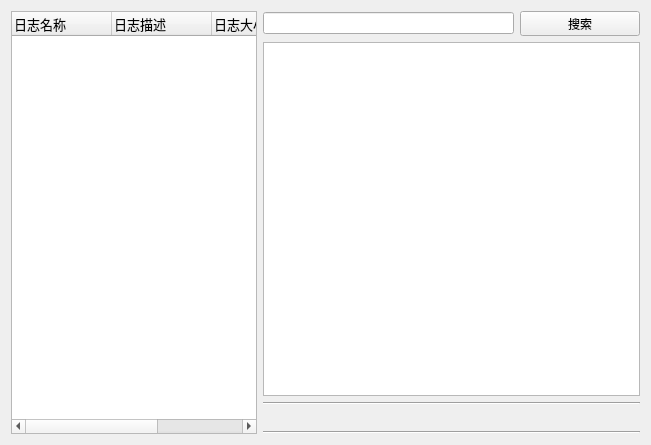
<?xml version="1.0" encoding="UTF-8"?>
<ui version="4.0">
 <class>FormLog</class>
 <widget class="QWidget" name="FormLog">
  <property name="geometry">
   <rect>
    <x>0</x>
    <y>0</y>
    <width>651</width>
    <height>445</height>
   </rect>
  </property>
  <property name="windowTitle">
   <string>日志查看</string>
  </property>
  <property name="autoFillBackground">
   <bool>true</bool>
  </property>
  <layout class="QGridLayout" name="gridLayout" columnstretch="2,1,1,1">
   <property name="sizeConstraint">
    <enum>QLayout::SetDefaultConstraint</enum>
   </property>
   <item row="0" column="0" rowspan="5">
    <widget class="QTreeWidget" name="treeWidget_log">
     <property name="font">
      <font>
       <pointsize>10</pointsize>
      </font>
     </property>
     <property name="autoExpandDelay">
      <number>0</number>
     </property>
     <column>
      <property name="text">
       <string>日志名称</string>
      </property>
     </column>
     <column>
      <property name="text">
       <string>日志描述</string>
      </property>
     </column>
     <column>
      <property name="text">
       <string>日志大小</string>
      </property>
     </column>
     <column>
      <property name="text">
       <string>修改时间</string>
      </property>
     </column>
    </widget>
   </item>
   <item row="0" column="1" colspan="2">
    <widget class="QLineEdit" name="lineEdit_searchStr"/>
   </item>
   <item row="1" column="1" colspan="3">
    <widget class="QTextEdit" name="textEdit_log"/>
   </item>
   <item row="2" column="1" colspan="3">
    <widget class="Line" name="line_2">
     <property name="orientation">
      <enum>Qt::Horizontal</enum>
     </property>
    </widget>
   </item>
   <item row="3" column="1">
    <widget class="QLabel" name="label_warings">
     <property name="text">
      <string/>
     </property>
    </widget>
   </item>
   <item row="4" column="1" colspan="3">
    <widget class="Line" name="line">
     <property name="orientation">
      <enum>Qt::Horizontal</enum>
     </property>
    </widget>
   </item>
   <item row="0" column="3">
    <widget class="QToolButton" name="pushButton_Search">
     <property name="minimumSize">
      <size>
       <width>120</width>
       <height>0</height>
      </size>
     </property>
     <property name="text">
      <string>搜索</string>
     </property>
    </widget>
   </item>
  </layout>
 </widget>
 <resources/>
 <connections/>
</ui>
